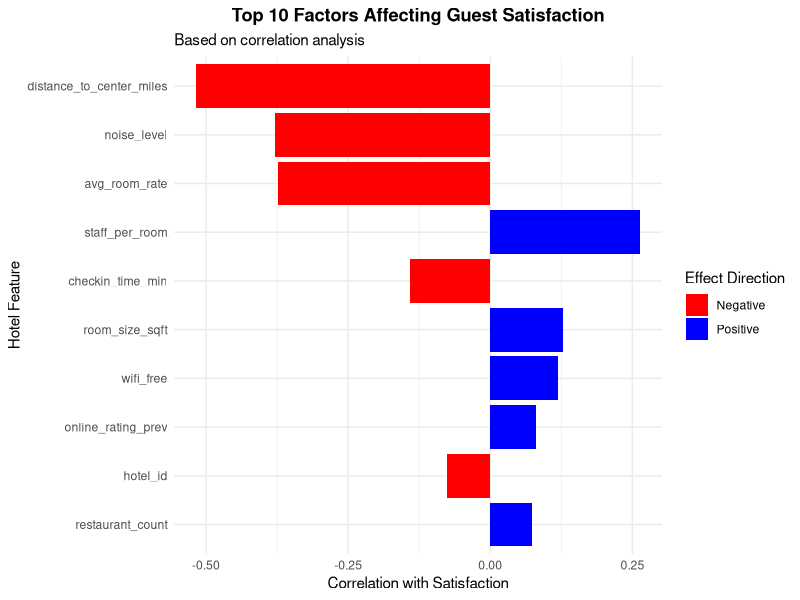
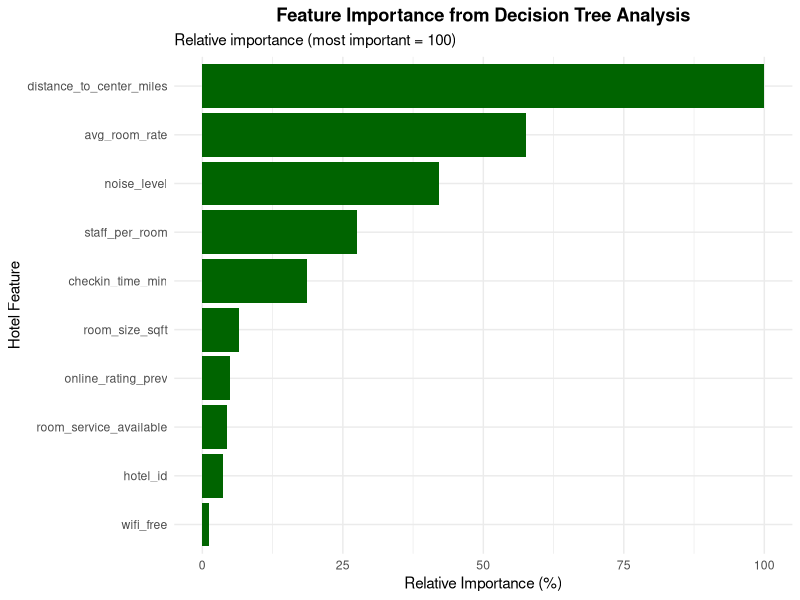

Generate these figures, in order, with R:
# =====================================================
# WHAT DRIVES GUEST SATISFACTION?
# Simplified Analysis for Business Students
# =====================================================

# STEP 1: SETUP
# ---------------------------------------------
# Load our tools
library(tidyverse)    # For data analysis
library(randomForest) # For importance analysis
library(ggplot2)      # For charts

# Read the hotel data
hotel_data <- read.csv("hotel.csv")
hotel_data <- hotel_data[, -1]  # Remove index column

# =====================================================
# UNDERSTANDING FEATURE IMPORTANCE
# =====================================================

print("=== WHAT IS FEATURE IMPORTANCE? ===")
print("")
print("Feature importance tells us which factors have the biggest")
print("impact on guest satisfaction. Think of it like this:")
print("- High importance = This factor strongly affects satisfaction")
print("- Low importance = This factor has little effect on satisfaction")
print("")
print("We'll use two simple methods to find the most important factors.")
print("")

# =====================================================
# METHOD 1: CORRELATION ANALYSIS (SIMPLEST)
# =====================================================

print("=== METHOD 1: SIMPLE CORRELATION ANALYSIS ===")
print("")
print("Correlation measures how two things move together:")
print("- Positive correlation: When X goes up, Y goes up")
print("- Negative correlation: When X goes up, Y goes down")
print("- Scale: -1 (perfect negative) to +1 (perfect positive)")
print("")

# Calculate correlations with guest satisfaction
correlations <- cor(hotel_data[, -ncol(hotel_data)], hotel_data$guest_satisfaction)

# Create a nice table of results
correlation_results <- data.frame(
  Factor = rownames(correlations),
  Correlation_with_Satisfaction = round(correlations[,1], 3),
  Direction = ifelse(correlations[,1] > 0, "Positive", "Negative"),
  Strength = case_when(
    abs(correlations[,1]) >= 0.7 ~ "Very Strong",
    abs(correlations[,1]) >= 0.5 ~ "Strong",
    abs(correlations[,1]) >= 0.3 ~ "Moderate",
    abs(correlations[,1]) >= 0.1 ~ "Weak",
    TRUE ~ "Very Weak"
  )
) %>%
  arrange(desc(abs(Correlation_with_Satisfaction)))

print("CORRELATION RESULTS (Sorted by Importance):")
print(correlation_results)
print("")

# Create a simple bar chart
correlation_plot <- ggplot(head(correlation_results, 10), 
                           aes(x = reorder(Factor, abs(Correlation_with_Satisfaction)), 
                               y = Correlation_with_Satisfaction,
                               fill = Direction)) +
  geom_bar(stat = "identity") +
  coord_flip() +
  scale_fill_manual(values = c("Negative" = "red", "Positive" = "blue")) +
  labs(title = "Top 10 Factors Affecting Guest Satisfaction",
       subtitle = "Based on correlation analysis",
       x = "Hotel Feature",
       y = "Correlation with Satisfaction",
       fill = "Effect Direction") +
  theme_minimal() +
  theme(plot.title = element_text(hjust = 0.5, face = "bold"))

print(correlation_plot)

# Business interpretation
print("WHAT THIS MEANS FOR YOUR HOTEL:")
print("")
print("POSITIVE CORRELATIONS (Blue bars):")
print("- These features INCREASE satisfaction when improved")
print("- Focus on maximizing these")
print("")
print("NEGATIVE CORRELATIONS (Red bars):")
print("- These features DECREASE satisfaction when they increase")
print("- Focus on minimizing these (like noise level)")
print("")

# =====================================================
# METHOD 2: DECISION TREE ANALYSIS (RANDOM FOREST)
# =====================================================

print("=== METHOD 2: DECISION TREE ANALYSIS ===")
print("")
print("This method uses many 'decision trees' to figure out importance.")
print("Think of it like asking 500 hotel experts to rank what matters most,")
print("then averaging their opinions.")
print("")

# Train a simple Random Forest model
set.seed(123)  # Ensures we get the same results each time
importance_model <- randomForest(
  guest_satisfaction ~ .,  # Predict satisfaction using all other factors
  data = hotel_data,
  ntree = 100,  # Use 100 decision trees (like 100 expert opinions)
  importance = TRUE
)

# Extract importance scores
importance_scores <- importance(importance_model)

# Create a nice table
importance_results <- data.frame(
  Factor = rownames(importance_scores),
  Importance_Score = round(importance_scores[, "%IncMSE"], 2)
) %>%
  mutate(
    Relative_Importance = round((Importance_Score / max(Importance_Score)) * 100, 1)
  ) %>%
  arrange(desc(Importance_Score))

print("IMPORTANCE SCORES (Higher = More Important):")
print(head(importance_results, 10))
print("")

# Create visualization
importance_plot <- ggplot(head(importance_results, 10),
                          aes(x = reorder(Factor, Importance_Score),
                              y = Relative_Importance)) +
  geom_bar(stat = "identity", fill = "darkgreen") +
  coord_flip() +
  labs(title = "Feature Importance from Decision Tree Analysis",
       subtitle = "Relative importance (most important = 100)",
       x = "Hotel Feature",
       y = "Relative Importance (%)") +
  theme_minimal() +
  theme(plot.title = element_text(hjust = 0.5, face = "bold"))

print(importance_plot)

# =====================================================
# COMPARING THE TWO METHODS
# =====================================================

print("=== COMPARING BOTH METHODS ===")

# Get top 5 from each method
top5_correlation <- head(correlation_results$Factor, 5)
top5_importance <- head(importance_results$Factor, 5)

# Find which factors appear in both top 5 lists
agreed_factors <- intersect(top5_correlation, top5_importance)

print("Top 5 factors by Correlation:")
print(top5_correlation)
print("")
print("Top 5 factors by Decision Trees:")
print(top5_importance)
print("")
print("Factors that appear in BOTH top 5 lists:")
print(agreed_factors)
print("")

# =====================================================
# BUSINESS RECOMMENDATIONS
# =====================================================

print("=== ACTIONABLE BUSINESS INSIGHTS ===")
print("")

# Identify the top positive and negative factors
top_positive <- correlation_results %>%
  filter(Direction == "Positive") %>%
  head(3)

top_negative <- correlation_results %>%
  filter(Direction == "Negative") %>%
  head(3)

print("TOP 3 SATISFACTION BOOSTERS:")
for(i in 1:nrow(top_positive)) {
  factor_name <- top_positive$Factor[i]
  correlation <- top_positive$Correlation_with_Satisfaction[i]
  
  # Provide specific recommendations
  recommendation <- case_when(
    factor_name == "staff_per_room" ~ "Increase staff-to-room ratio",
    factor_name == "gym_quality" ~ "Upgrade gym equipment and facilities",
    factor_name == "room_service" ~ "Expand room service options",
    factor_name == "wifi_free" ~ "Offer free WiFi in all rooms",
    factor_name == "response_to_reviews" ~ "Respond to all guest reviews",
    TRUE ~ paste("Improve", factor_name)
  )
  
  print(paste(i, ". ", factor_name, " (correlation: ", correlation, ")", sep = ""))
  print(paste("   Action: ", recommendation, sep = ""))
}

print("")
print("TOP 3 SATISFACTION KILLERS:")
for(i in 1:nrow(top_negative)) {
  factor_name <- top_negative$Factor[i]
  correlation <- top_negative$Correlation_with_Satisfaction[i]
  
  # Provide specific recommendations
  recommendation <- case_when(
    factor_name == "noise_level" ~ "Invest in soundproofing",
    factor_name == "minibar_markup_pct" ~ "Reduce minibar prices",
    factor_name == "cancellation_fee_pct" ~ "Make cancellation policy more flexible",
    TRUE ~ paste("Reduce", factor_name)
  )
  
  print(paste(i, ". ", factor_name, " (correlation: ", correlation, ")", sep = ""))
  print(paste("   Action: ", recommendation, sep = ""))
}

# =====================================================
# PRIORITY MATRIX
# =====================================================

print("")
print("=== IMPROVEMENT PRIORITY MATRIX ===")

# Create a simple priority matrix
priority_matrix <- data.frame(
  Factor = c("Staff Ratio", "Noise Level", "Free WiFi", 
             "Gym Quality", "Room Service", "Minibar Prices"),
  Impact_on_Satisfaction = c("High", "High", "Medium", 
                             "Low", "Medium", "Low"),
  Implementation_Cost = c("High", "High", "Low", 
                          "Medium", "Medium", "Low"),
  Priority = c("Long-term", "Long-term", "Quick Win", 
               "Low Priority", "Consider", "Quick Win")
)

print(priority_matrix)
print("")
print("QUICK WINS: High impact, low cost - implement immediately")
print("LONG-TERM: High impact, high cost - plan for future")
print("CONSIDER: Medium impact - implement if resources allow")
print("LOW PRIORITY: Low impact - focus on other areas first")

# =====================================================
# SAVE RESULTS
# =====================================================

# Create a summary report
summary_report <- data.frame(
  Analysis_Type = c("Correlation", "Decision Trees"),
  Top_Factor = c(correlation_results$Factor[1], importance_results$Factor[1]),
  Second_Factor = c(correlation_results$Factor[2], importance_results$Factor[2]),
  Third_Factor = c(correlation_results$Factor[3], importance_results$Factor[3])
)

# Save results
write.csv(correlation_results, "simple_correlation_analysis.csv", row.names = FALSE)
write.csv(head(importance_results, 10), "simple_importance_scores.csv", row.names = FALSE)

print("")
print("=== ANALYSIS COMPLETE ===")
print("Results saved to:")
print("- simple_correlation_analysis.csv")
print("- simple_importance_scores.csv")
print("")
print("Remember: Focus on the factors that BOTH methods agree are important!")